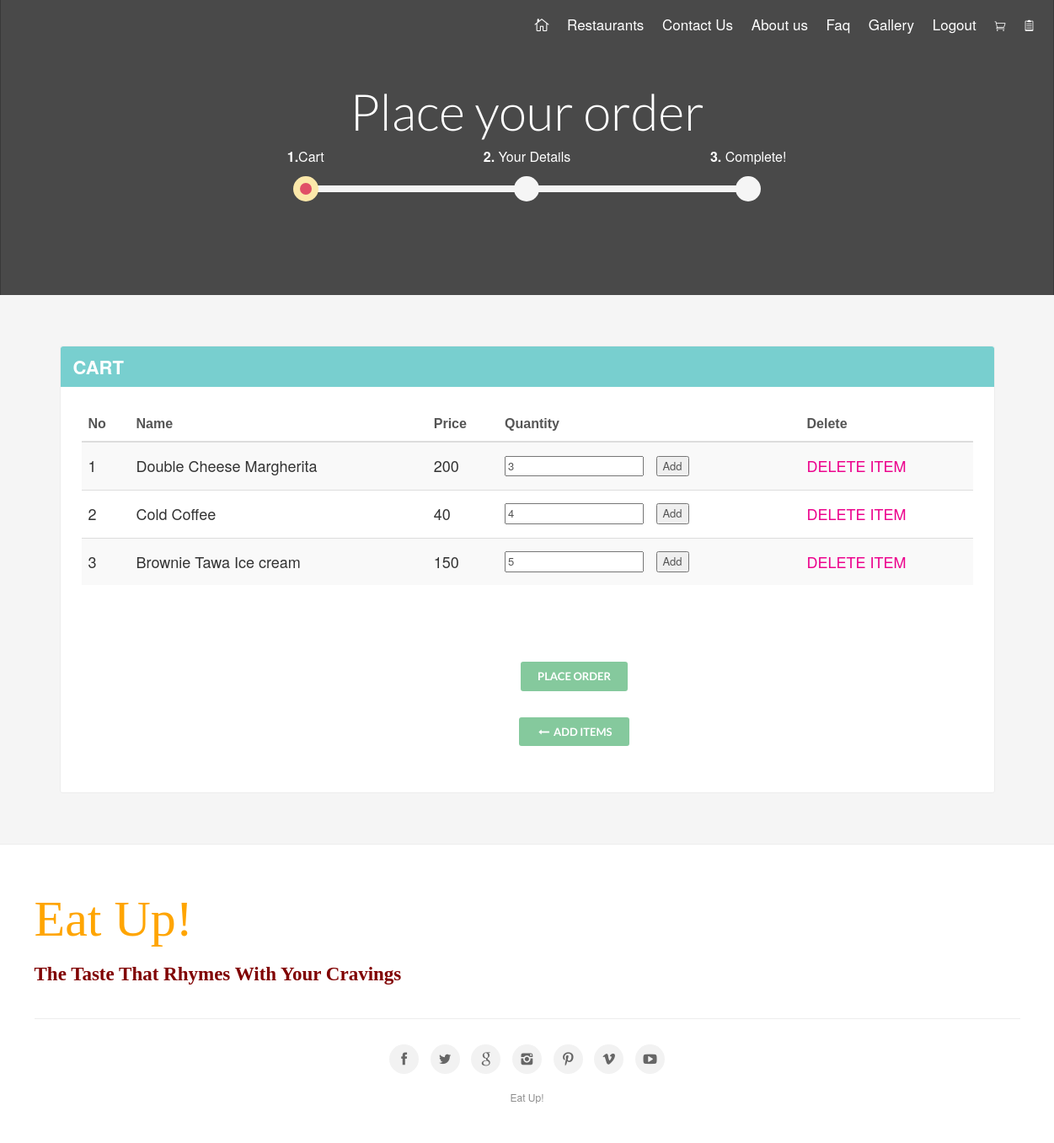
The app's page /cart_subdom.php (signed in) with its own data.
### tables this page shows
CREATE TABLE IF NOT EXISTS `tbl_cart` (
  `autoId` bigint(20) NOT NULL AUTO_INCREMENT,
  `rest_Id` int(100) NOT NULL,
  `id` int(11) NOT NULL,
  `name` varchar(100) NOT NULL,
  `price` double NOT NULL,
  `user_Id` bigint(20) NOT NULL,
  `qty` bigint(20) NOT NULL,
  PRIMARY KEY (`autoId`)
);

### cart_subdom.php (the view, shortened to what this page needs)
<?php include("connection.php");?>
<!DOCTYPE html>
<html>
<head>
	<link href="css/base.css" rel="stylesheet">
	<link href="css/skins/square/grey.css" rel="stylesheet">
	<link href="css/ion.rangeSlider.css" rel="stylesheet">
	<link href="css/ion.rangeSlider.skinFlat.css" rel="stylesheet">
</head>
<body>
 <header>
		<div class="container-fluid">
			<div class="row">
				<div class="col--md-4 col-sm-4 col-xs-4">
				</div>
				<nav class="col--md-8 col-sm-8 col-xs-8">
					<div class="main-menu">
						<ul>
						<li class="submenu"><a href="index.php"><i class="icon_house_alt " title="Home"></i></a></li>
						<li class="submenu"><a href="list_page.php">Restaurants</a></li>
                                <li class="submenu"><a href="contacts.php">Contact Us</a></li>
                                <li class="submenu"><a href="about.php">About us</a></li>
                                <li class="submenu"><a href="faq.php">Faq</a></li>
                                <li class="submenu"><a href="index_8.php">Gallery</a></li>
                                <li class="submenu"><a href="logout.php">Logout</a></li>
                                <li ><a href="cart_subdom.php" data-icon="&#xe015;" title="Cart"></a></li>
                                <li ><a href="my_orders.php" data-icon="&#xe0e6;" title="My Orders"></a></li>
						</ul>
					</div>
				</nav>
			</div>
		</div>
	</header>
	<section class="parallax-window" id="short" data-parallax="scroll" data-image-src="img/cart2.jpg" data-natural-width="1400" data-natural-height="450">
    <div id="subheader">
    	<div id="sub_content">
    	 <h1>Place your order</h1>
            <div class="bs-wizard">
                <div class="col-xs-4 bs-wizard-step active">
                  <div class="text-center bs-wizard-stepnum"><strong>1.</strong>Cart</div>
                  <div class="progress"><div class="progress-bar"></div></div>
                  <a href="#0" class="bs-wizard-dot"></a>
                </div>
                <div class="col-xs-4 bs-wizard-step disabled">
                  <div class="text-center bs-wizard-stepnum"><strong>2.</strong> Your Details</div>
                  <div class="progress"><div class="progress-bar"></div></div>
                </div>
              <div class="col-xs-4 bs-wizard-step disabled">
                  <div class="text-center bs-wizard-stepnum"><strong>3.</strong> Complete!</div>
                  <div class="progress"><div class="progress-bar"></div></div>
                  <a href="cart_3.php" class="bs-wizard-dot"></a>
                </div>
		</div>
        </div>
	</div>
</section>
<div class="container margin_60_35">
			<div class="col-md-12">
				<div class="box_style_2" id="main_menu">
					<h2 class="inner">CART</h2>
		<?php
		@$num=0;
	$sql = "select * from tbl_cart where user_Id='".$_SESSION["user_Id"]."'";
	$kp=@mysqli_query($conn,$sql);
	$kp2=@mysqli_query($conn,$sql);
	$show2=@mysqli_fetch_array($kp);
	@$count= count(@$show2)	;
if($count==0)
	{
		echo "<hr style='border: 0px;'><center><h2>Your Cart Is Empty!</h2></center><hr style='border: 0px;'>" ;
		echo "<h1 align='center' ><a class='btn_1' href='list_page.php'><i class='icon-right'></i> Add items</a>";
	}
	else{ ?>
 <table class="table table-striped cart-list">
 <thead>
 <tr>
	 <th>
		 No
	 </th>
	 <th>
		  Name
	 </th>
	 <th>
		  Price
	 </th>
	 <th>
		 Quantity
	 </th>
	 <th>
		 Delete
	 </th>
 </thead>
 <tbody>
	<?php
	while($show=mysqli_fetch_array($kp2))
	{
		@$num=$num+1;
 ?>
		<tr>
		<td><h4><?php echo $num; ?><br></td>
		<td><h4><?php echo $show['name']; ?><br></td>
		<td><h4><?php echo $show['price']; ?><br></td>
		<td><form action ="cart-db.php"><input type="number" id="txtqty<?php echo $show['autoId'];?>" name="txtqty<?php echo $show['autoId'];?>" value="<?php echo $show['qty']; ?>">
        &nbsp;&nbsp;&nbsp;<input type="button" onClick="addQty(<?php echo $show['autoId'];?>)" value="Add">
		<td><h4><a href="delete.php?del=<?php echo $show['autoId']; ?>">DELETE ITEM</a></td>
		</tr>
	<?php }  ?>
	</table>
	<div class="container margin_60_35" >
	 <h1 align="center">	<a href="cart2.php" class="btn_1">Place Order</a>
	 <h1 align="center" ><a class="btn_1" href="list_page.php"><i class="icon-right"></i> Add items</a>
	 <?php
	}
	?>
	</div>
				</div>
                </div>
			</div>
	 <footer>
    <div class="container">
        <div class="row">
	<marquee bgcolor="pink" width="100%" scrollamount="20">
	<h1 style="font-family:Bernard MT; color:orange;  thin:100; font-size:60px;">Eat Up!</h1>
            <h1 style="font-family:Buxton Sketch; font-size:23px; font-weight:bold;color:Maroon; text-	align:center;">
              The Taste That Rhymes With Your Cravings
            </h1>
	</marquee>
        <div class="row">
            <div class="col-md-12">
                <div id="social_footer">
                    <ul>
                        <li><a href="#0"><i class="icon-facebook"></i></a></li>
                        <li><a href="#0"><i class="icon-twitter"></i></a></li>
                        <li><a href="#0"><i class="icon-google"></i></a></li>
                        <li><a href="#0"><i class="icon-instagram"></i></a></li>
                        <li><a href="#0"><i class="icon-pinterest"></i></a></li>
                        <li><a href="#0"><i class="icon-vimeo"></i></a></li>
                        <li><a href="#0"><i class="icon-youtube-play"></i></a></li>
                    </ul>
                    <p>
                        Eat Up!
                    </p>
                </div>
            </div>
        </div>
    </div>
    </footer>
</body>
</html>

### css/menu.css (style rules this page uses)
.main-menu { position: relative;z-index:9;width:auto; float:right;margin: 0;padding: 0; }
.main-menu a { -webkit-transition:all 0.3s;-moz-transition:all 0.3s;transition:all 0.3s; }
.main-menu ul, .main-menu ul li, .main-menu ul li a { position: relative; margin: 0;padding: 0; size: 20px; }
.main-menu ul li a { display: block;padding:10px; size: 20px; }
.main-menu > ul > li > a { color: #fff; padding: 2px 8px 15px 10px; font: size 20px; margin:0; font-weight:500; }
@media only screen and (min-width: 992px) { .main-menu { width: auto; } }
@media only screen and (min-width: 992px) { .main-menu a { white-space: nowrap; } }
@media only screen and (min-width: 992px) { .main-menu ul li { display: inline-block; } }
@media only screen and (min-width: 992px) { .main-menu ul li.submenu { font-size: 17px; } }

### records on screen
tbl_cart: num "1", name "Double Cheese Margherita", price "200", qty "3"
tbl_cart: num "2", name "Cold Coffee", price "40", qty "4"
tbl_cart: num "3", name "Brownie Tawa Ice cream", price "150", qty "5"
